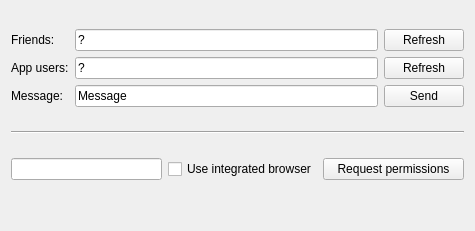
<?xml version="1.0" encoding="UTF-8"?>
<ui version="4.0">
 <class>MainWindow</class>
 <widget class="QMainWindow" name="MainWindow">
  <property name="geometry">
   <rect>
    <x>0</x>
    <y>0</y>
    <width>475</width>
    <height>231</height>
   </rect>
  </property>
  <property name="windowTitle">
   <string>Gems8 Facebook Demo</string>
  </property>
  <property name="unifiedTitleAndToolBarOnMac">
   <bool>false</bool>
  </property>
  <widget class="QWidget" name="centralWidget">
   <layout class="QGridLayout" name="gridLayout_2">
    <item row="0" column="0">
     <layout class="QGridLayout" name="gridLayout">
      <item row="0" column="0">
       <widget class="QLabel" name="label">
        <property name="text">
         <string>Friends:</string>
        </property>
       </widget>
      </item>
      <item row="0" column="1">
       <widget class="QLineEdit" name="friendsEdit">
        <property name="enabled">
         <bool>true</bool>
        </property>
        <property name="text">
         <string>?</string>
        </property>
        <property name="readOnly">
         <bool>true</bool>
        </property>
       </widget>
      </item>
      <item row="0" column="2">
       <widget class="QPushButton" name="refreshFriendsButton">
        <property name="text">
         <string>Refresh</string>
        </property>
       </widget>
      </item>
      <item row="1" column="0">
       <widget class="QLabel" name="label_2">
        <property name="text">
         <string>App users:</string>
        </property>
       </widget>
      </item>
      <item row="1" column="1">
       <widget class="QLineEdit" name="appUsersEdit">
        <property name="enabled">
         <bool>true</bool>
        </property>
        <property name="text">
         <string>?</string>
        </property>
        <property name="readOnly">
         <bool>true</bool>
        </property>
       </widget>
      </item>
      <item row="1" column="2">
       <widget class="QPushButton" name="refreshAppUsersButton">
        <property name="text">
         <string>Refresh</string>
        </property>
       </widget>
      </item>
      <item row="2" column="0">
       <widget class="QLabel" name="label_3">
        <property name="text">
         <string>Message:</string>
        </property>
       </widget>
      </item>
      <item row="2" column="1">
       <widget class="QLineEdit" name="messageEdit">
        <property name="text">
         <string>Message</string>
        </property>
       </widget>
      </item>
      <item row="2" column="2">
       <widget class="QPushButton" name="sendMessageButton">
        <property name="text">
         <string>Send</string>
        </property>
       </widget>
      </item>
     </layout>
    </item>
    <item row="2" column="0">
     <layout class="QHBoxLayout" name="horizontalLayout">
      <item>
       <widget class="QProgressBar" name="progressBar">
        <property name="enabled">
         <bool>true</bool>
        </property>
        <property name="minimum">
         <number>100</number>
        </property>
        <property name="maximum">
         <number>100</number>
        </property>
        <property name="value">
         <number>100</number>
        </property>
        <property name="textVisible">
         <bool>false</bool>
        </property>
       </widget>
      </item>
      <item>
       <widget class="QCheckBox" name="integratedBox">
        <property name="text">
         <string>Use integrated browser</string>
        </property>
        <property name="checked">
         <bool>false</bool>
        </property>
        <property name="tristate">
         <bool>false</bool>
        </property>
       </widget>
      </item>
      <item>
       <widget class="QPushButton" name="loginButton">
        <property name="minimumSize">
         <size>
          <width>141</width>
          <height>0</height>
         </size>
        </property>
        <property name="text">
         <string>Request permissions</string>
        </property>
       </widget>
      </item>
     </layout>
    </item>
    <item row="1" column="0">
     <widget class="Line" name="line">
      <property name="orientation">
       <enum>Qt::Horizontal</enum>
      </property>
     </widget>
    </item>
   </layout>
  </widget>
  <widget class="QMenuBar" name="menuBar">
   <property name="enabled">
    <bool>true</bool>
   </property>
   <property name="geometry">
    <rect>
     <x>0</x>
     <y>0</y>
     <width>475</width>
     <height>22</height>
    </rect>
   </property>
  </widget>
  <widget class="QStatusBar" name="statusBar">
   <property name="autoFillBackground">
    <bool>true</bool>
   </property>
   <property name="sizeGripEnabled">
    <bool>false</bool>
   </property>
  </widget>
 </widget>
 <layoutdefault spacing="6" margin="11"/>
 <resources/>
 <connections/>
</ui>
